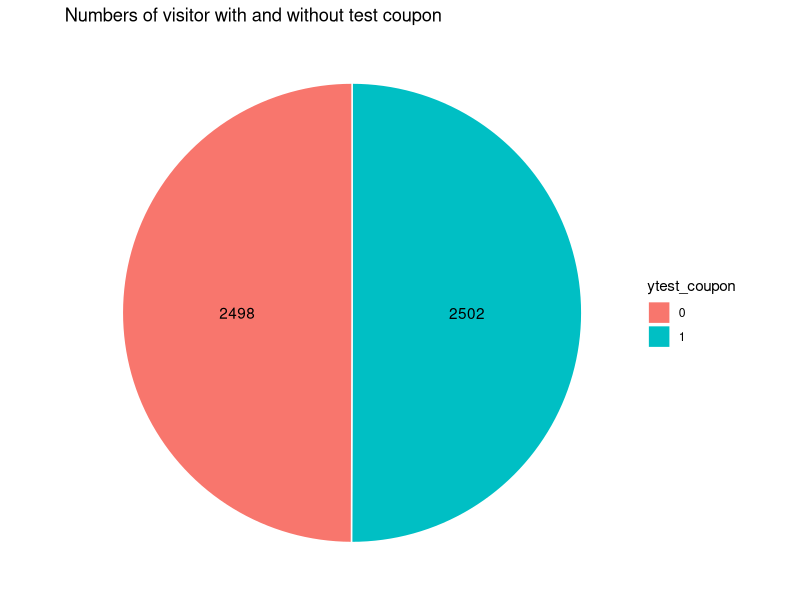
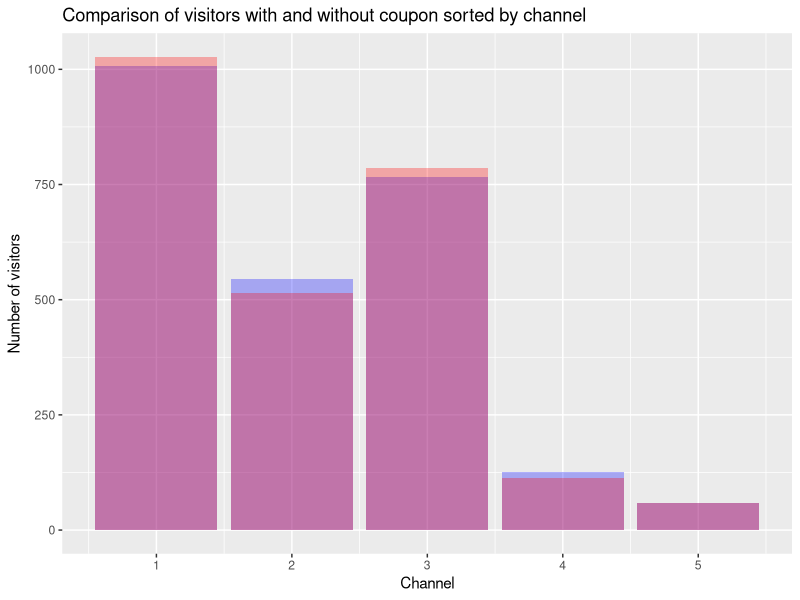
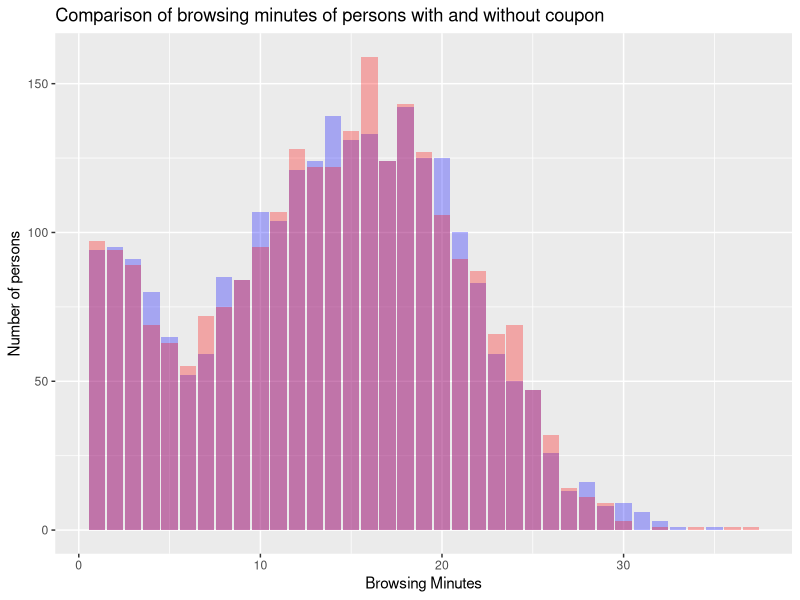
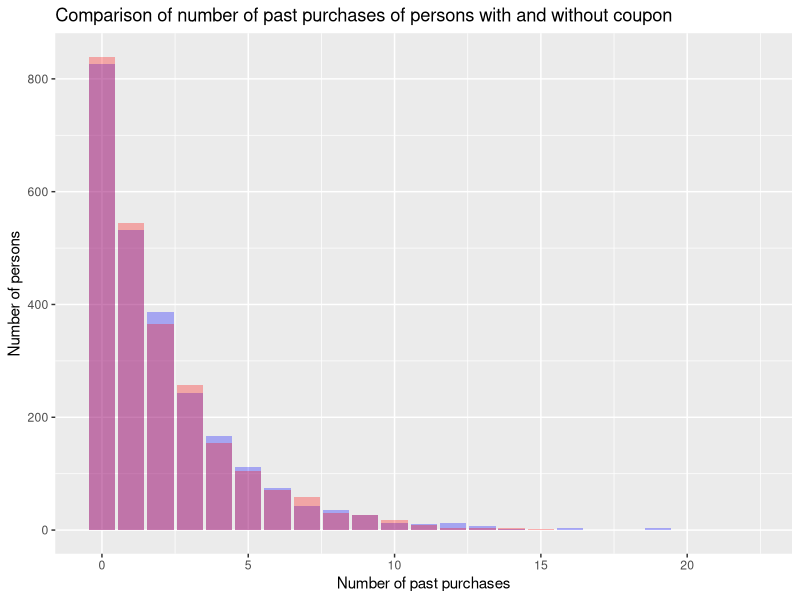
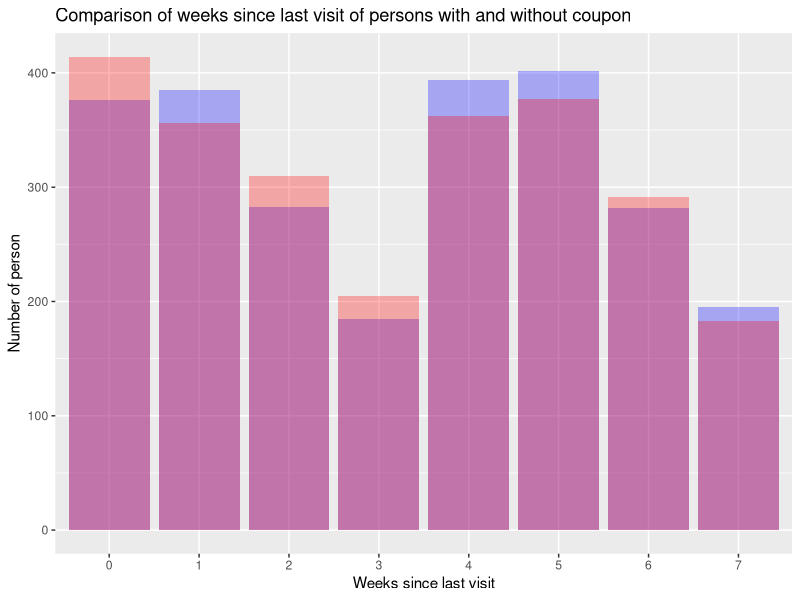
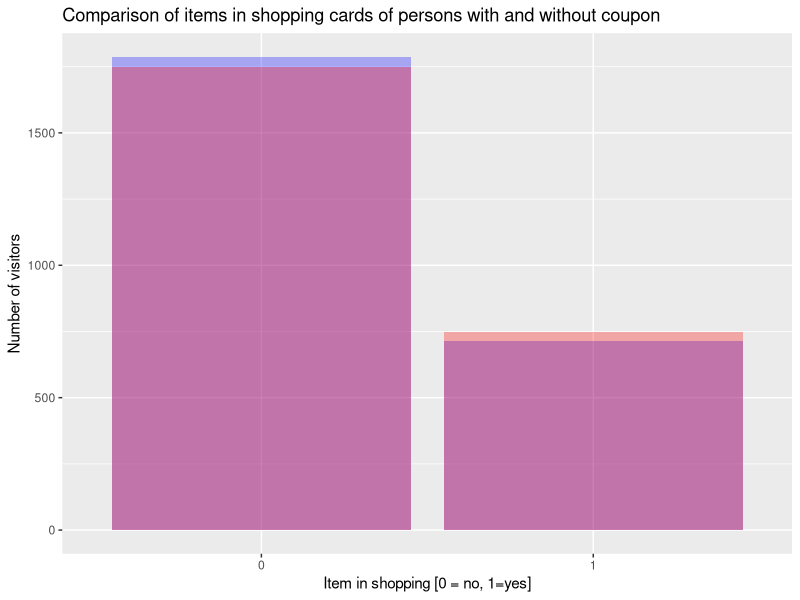
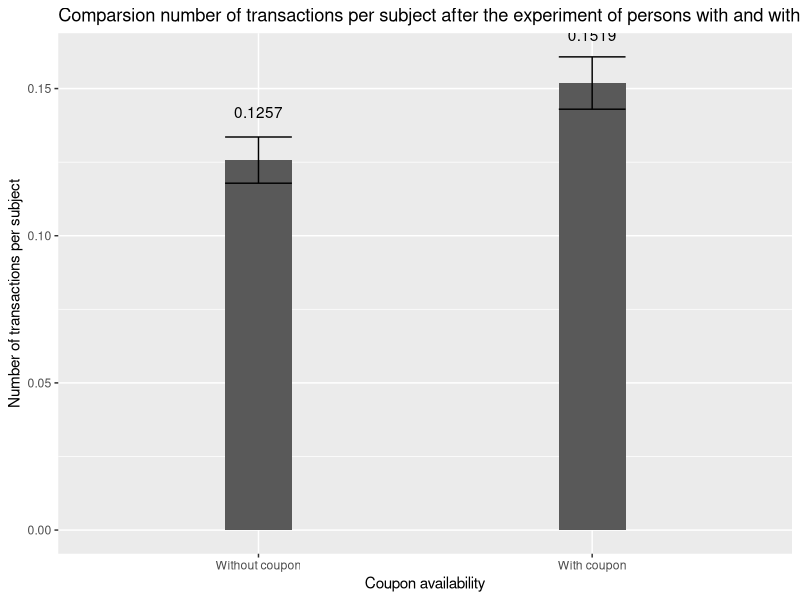
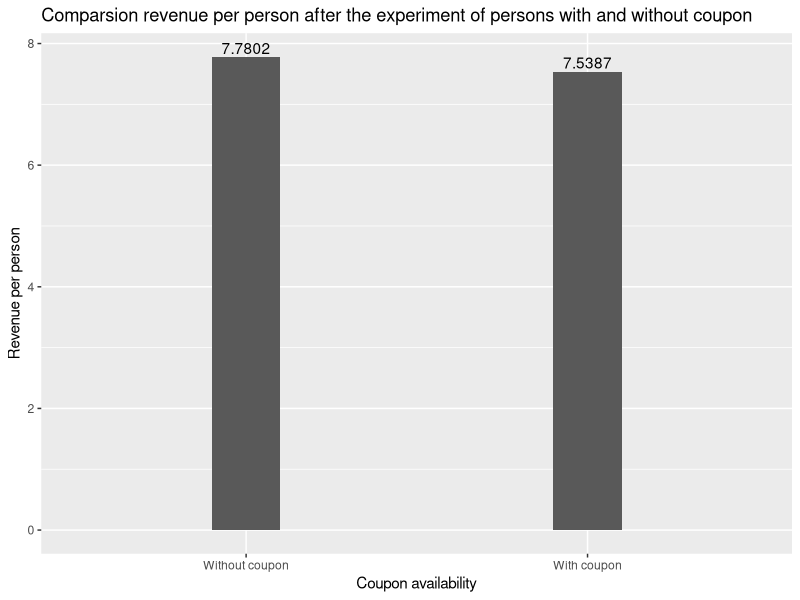

Recreate these plots in R, in order. (Note: this script raises an error after producing the figures.)
# install.packages("tidyverse")
# install.packages("plotrix")
# install.packages("psych")
# install.packages("ggplot2")
# install.packages("psych")
library(tidyverse)
library(plotrix)
library(psych)
library(ggplot2)
library(psych)
data <- read.csv("data.csv")

# -------------------------------------------------------------------------- #
# Task 1
# (check if manipulation was indeed random)

# Compare number of values in both test sets
data$ytest_coupon=factor(data$test_coupon)
data$yshopping_cart=factor(data$shopping_cart)
no_test_coupon <- data %>%
  group_by(ytest_coupon) %>%
  summarise(n = n())

no_test_coupon
no_test_coupon_pos <- no_test_coupon %>% 
  arrange(desc(ytest_coupon)) %>%
  mutate(lab.ypos = cumsum(n) - 0.5*n)
no_test_coupon_pos

ggplot(no_test_coupon_pos, aes(x="", y = n, fill = ytest_coupon)) + 
  geom_bar(width = 1, stat= "identity", color= "white") + 
  coord_polar("y", start = 0) + 
  geom_text(aes(y = lab.ypos, label=n), color= "black") + 
  theme_void() +
  ggtitle("Numbers of visitor with and without test coupon")


# Generate data-frames for plotting for coupon and no-coupon
data_coupon <- data %>% filter(test_coupon == 1)
data_no_coupon <- data %>% filter(test_coupon == 0)

# check for randomness in channel_acq
data_channel_acq <- data %>%
    group_by(test_coupon, channel_acq) %>%
    summarize(number = n())

ggplot(data, aes(x = channel_acq, fill = test_coupon)) +
    geom_bar(data = data_coupon, fill = "blue", alpha = 0.3) +
    geom_bar(data = data_no_coupon, fill = "red", alpha = 0.3) + 
    labs(title="Comparison of visitors with and without coupon sorted by channel", x = "Channel", y = "Number of visitors")

# Maybe relevant: wilcox.test(browsing_minutes ~ test_coupon, data = data)

# Check for randomness in browsing_minutes
data %>%
    group_by(test_coupon) %>%
    summarise(
      number = n(), 
      mean_browsing_minutes = mean(browsing_minutes),
      sd_browsing_minutes = sd(browsing_minutes), 
      std_browsing_minutes = std.error(browsing_minutes)
    )

describeBy(data$browsing_minutes, data$test_coupon)

ggplot(data, aes(x = browsing_minutes, fill = test_coupon)) +
    geom_bar(data = data_coupon, fill = "blue", alpha = 0.3) +
    geom_bar(data = data_no_coupon, fill = "red", alpha = 0.3) +
    labs(title="Comparison of browsing minutes of persons with and without coupon", x="Browsing Minutes", y="Number of persons")


# Check for randomness in num_past_purch
data %>%
    group_by(test_coupon) %>%
    summarize(
        number = n(), mean(num_past_purch),
        sd(num_past_purch), std.error(num_past_purch)
    )

describeBy(data$num_past_purch, data$test_coupon)

ggplot(data, aes(x = num_past_purch, fill = test_coupon)) +
    geom_bar(data = data_coupon, fill = "blue", alpha = 0.3) +
    geom_bar(data = data_no_coupon, fill = "red", alpha = 0.3) +
    labs(title="Comparison of number of past purchases of persons with and without coupon", x="Number of past purchases", y="Number of persons")


# Check for randomness spent_last_purchase
data %>%
    group_by(test_coupon) %>%
    summarize(
        number = n(), mean(spent_last_purchase),
        sd(spent_last_purchase), std.error(spent_last_purchase)
    )

describeBy(data$spent_last_purchase, data$test_coupon)

# Check for randomness in weeks_since_visit
data %>%
    group_by(test_coupon) %>%
    summarize(
        number = n(), mean(weeks_since_visit),
        sd(weeks_since_visit), std.error(weeks_since_visit)
    )

describeBy(data$weeks_since_visit, data$test_coupon)

ggplot(data, aes(x = factor(weeks_since_visit), fill = test_coupon)) +
    geom_bar(data = data_coupon, fill = "blue", alpha = 0.3) +
    geom_bar(data = data_no_coupon, fill = "red", alpha = 0.3) +
    labs(title="Comparison of weeks since last visit of persons with and without coupon", x="Weeks since last visit", y="Number of person")


# Check for shopping_cart
describeBy(data$shopping_cart, data$test_coupon)

ggplot(data, aes(x = factor(shopping_cart), fill = test_coupon)) +
  geom_bar(data = data_coupon, fill = "blue", alpha = 0.3) +
  geom_bar(data = data_no_coupon, fill = "red", alpha = 0.3) + 
  labs(title="Comparison of items in shopping cards of persons with and without coupon", x = "Item in shopping [0 = no, 1=yes]", y = "Number of visitors")


# -------------------------------------------------------------------------- #
# Task 2
# (Were they effective: Did it increase revenue or interactions?)

effects_of_coupon <- data %>%
    group_by(test_coupon) %>%
    summarize(
        number = n(), revenue_per_subject = sum(revenue_after) / n(),
        transactions_per_subject = sum(trans_after) / n(), error_rev=std.error(revenue_after), error_trans=std.error(trans_after)
    )

# Plot transactions_per_subject
plot_data <- data.frame(
    coupon = factor(c("Without coupon", "With coupon"),
        levels = c("Without coupon", "With coupon")
    ),
    transactions_per_subject = effects_of_coupon$transactions_per_subject,
    error_trans = effects_of_coupon$error_trans,
    error_rev = effects_of_coupon$error_rev
)
ggplot(plot_data, aes(x = coupon, y = transactions_per_subject)) +
    geom_bar(stat = "identity", width = 0.2) +
     geom_errorbar(aes(ymin = transactions_per_subject - error_trans,
        ymax = transactions_per_subject + error_trans), width = .2,
        position = position_dodge(.9)) +
    geom_text(aes(label=round(transactions_per_subject, digits=4)), position=position_dodge(width=0.9), vjust=-3.5)+
    labs(title="Comparsion number of transactions per subject after the experiment of persons with and without coupon", x="Coupon availability", y="Number of transactions per subject")

# Plot revenue_per_subject
plot_data <- data.frame(
    coupon = factor(c("Without coupon", "With coupon"),
        levels = c("Without coupon", "With coupon")
    ),
    revenue_per_subject = effects_of_coupon$revenue_per_subject
)
ggplot(plot_data, aes(x = coupon, y = revenue_per_subject)) +
    geom_bar(stat = "identity", width = 0.2) +
    geom_text(aes(label=round(revenue_per_subject, digits=4)), position=position_dodge(width=0.9), vjust=-0.25) +
    labs(title="Comparsion revenue per person after the experiment of persons with and without coupon", x="Coupon availability", y="Revenue per person")

# -------------------------------------------------------------------------- #
# Task 3
# a. What drives effect of the coupon?
# Q: Does the number of previous purchases impact the efficiency
# (the revenue per subject) of the coupon?
a <- data %>%
    group_by(test_coupon, num_past_purch) %>%
    summarize(
        number = n(), revenue_per_subject = sum(revenue_after) / n(),
        transactions_per_subject = sum(trans_after) / n(), 
        error_revenue = std.error(revenue_after),
        error_trans = std.error(trans_after)
    ) %>% filter(number >= 10 )
a$ytest_coupon = factor(a$test_coupon)
print(n = 100, a)
# A: Yes, it does. E

ggplot(a, aes(x = num_past_purch, y = revenue_per_subject, fill=ytest_coupon)) +
  geom_bar(stat="identity", color="black", position=position_dodge()) + 
  geom_errorbar(aes(ymin = revenue_per_subject - error_revenue,
        ymax = revenue_per_subject + error_revenue), width = .2,
        position = position_dodge(.9)) +
  labs(title="Revenue per subject with respect to past purchases and in comparison with and without coupon", x = "Number of past purchases", y = "Revenue per subect")


ggplot(a, aes(x = num_past_purch, y = transactions_per_subject, fill=ytest_coupon)) +
  geom_bar(stat="identity", color="black", position=position_dodge()) +
  geom_errorbar(aes(ymin = transactions_per_subject - error_trans,
      ymax = transactions_per_subject + error_trans), width = .2,
      position = position_dodge(.9)) +
  labs(title="Transaction per subject with respect to past purchases and in comparison with and without coupon", x = "Number of past purchases", y = "Transactions per subect")


b <- data %>%
    group_by(test_coupon, weeks_since_visit) %>%
    summarize(n(), revenue_per_subject = mean(revenue_after))
b
b$ytest_coupon = factor(b$test_coupon)

ggplot(b, aes(x = factor(weeks_since_visit), y = revenue_per_subject, fill=ytest_coupon)) +
  geom_bar(stat="identity", color="black", position=position_dodge()) +
  geom_text(aes(label=round(revenue_per_subject, digits=3)), position=position_dodge(width=0.9), vjust=-0.25) +
  labs(title="Revenue per subject with respect to weeks since last visit and in comparison with and without coupon", x = "Weeks since last visit", y = "Revenue per subect")


# Differences per channel
c <- data %>%
    group_by(test_coupon, channel_acq) %>%
    summarize(n(), revenue_per_subject = mean(revenue_after), transactions_per_subject = mean(trans_after))

c$ytest_coupon = factor(c$test_coupon)

ggplot(c, aes(x = channel_acq, y = revenue_per_subject, fill=ytest_coupon)) +
  geom_bar(stat="identity", color="black", position=position_dodge()) +
  geom_text(aes(label=round(revenue_per_subject, digits=3)), position=position_dodge(width=0.9), vjust=-0.25) + 
  labs(title="Revenue per subject with respect to channel acquisition and in comparison with and without coupon", x = "Channels", y = "Revenue per subect")

ggplot(c, aes(x = channel_acq, y = transactions_per_subject, fill=ytest_coupon)) +
  geom_bar(stat="identity", color="black", position=position_dodge()) +
  geom_text(aes(label=round(revenue_per_subject, digits=3)), position=position_dodge(width=0.9), vjust=-0.25) + 
  labs(title="Transactions per subject with respect to channel acquisition and in comparison with and without coupon", x = "Channels", y = "Transactions per subect")


# Rev&Trans -> NO for 1-search and 5-other (but 5-other has small n()),
# MINIMAL for 4-referral and YES for Social (2-facebook, 3-instagram)

# Shopping cart difference
shopping_cart <- data %>%
    group_by(shopping_cart, test_coupon) %>%
    summarize(number = n(), revenue_per_subject = mean(revenue_after),
    error = std.error(revenue_after), transactions = mean(trans_after))

ggplot(shopping_cart, aes(x = shopping_cart, y = revenue_per_subject, fill=factor(test_coupon))) +
  geom_bar(stat="identity", color="black", position=position_dodge()) +
  geom_errorbar(aes(ymin = revenue_per_subject - error,
        ymax = revenue_per_subject + error), width = .2,
        position = position_dodge(.9)) +
  labs(title="Revenue per subject with respect to shopping cart and in comparison with and without coupon", x = "Shopping cart (1) or not (0)", y = "Revenue per subect")

# Pervious spendings & Social media
## Facebook
facebook <- data %>%
    filter(channel_acq == 2) %>%
    group_by(num_past_purch, test_coupon) %>%
    summarize(number = n(), revenue_per_subject = mean(revenue_after),
    error_revenue = std.error(revenue_after), transactions_per_subject = mean(trans_after), error_trans = std.error(trans_after)) %>%
    filter(number >= 10)

facebook$ytest_coupon=factor(facebook$test_coupon)

ggplot(facebook, aes(x = num_past_purch, y = revenue_per_subject, fill=ytest_coupon)) +
  geom_bar(stat="identity", color="black", position=position_dodge()) +
  geom_errorbar(aes(ymin = revenue_per_subject - error_revenue,
        ymax = revenue_per_subject + error_revenue), width = .2,
        position = position_dodge(.9)) +
  labs(title="Revenue per subject with respect to facebook channel acquistion and in comparison with and without coupon", x = "Number of past purchases", y = "Revenue per subect")

ggplot(facebook, aes(x = num_past_purch, y = transactions_per_subject, fill=ytest_coupon)) +
  geom_bar(stat="identity", color="black", position=position_dodge()) +
  geom_errorbar(aes(ymin = transactions_per_subject - error_trans,
        ymax = transactions_per_subject + error_trans), width = .2,
        position = position_dodge(.9)) +
  labs(title="Transactions per subject with respect to facebook channel acquistion and in comparison with and without coupon", x = "Number of past purchases", y = "Transactions per subect")

## Instagram
instagram <- data %>%
    filter(channel_acq == 3) %>%
    group_by(num_past_purch, test_coupon) %>%
    summarize(number = n(), revenue_per_subject = mean(revenue_after),
    error_revenue = std.error(revenue_after), transactions_per_subject = mean(trans_after), error_trans= std.error(trans_after)) %>%
    filter(number >= 10)

instagram$ytest_coupon=factor(instagram$test_coupon)

ggplot(instagram, aes(x = num_past_purch, y = revenue_per_subject, fill=ytest_coupon)) +
  geom_bar(stat="identity", color="black", position=position_dodge()) +
  geom_errorbar(aes(ymin = revenue_per_subject - error_revenue,
        ymax = revenue_per_subject + error_revenue), width = .2,
        position = position_dodge(.9)) +
  labs(title="Revenue per subject with respect to instagram channel acquistion and in comparison with and without coupon", x = "Number of past purchases", y = "Revenue per subect")


ggplot(instagram, aes(x = num_past_purch, y = transactions_per_subject, fill=ytest_coupon)) +
  geom_bar(stat="identity", color="black", position=position_dodge()) +
  geom_errorbar(aes(ymin = transactions_per_subject - error_trans,
        ymax = transactions_per_subject + error_trans), width = .2,
        position = position_dodge(.9)) +
  labs(title="Transactions per subject with respect to instagram channel acquistion and in comparison with and without coupon", x = "Number of past purchases", y = "Transactions per subect")


## Referral
referral <- data %>%
    filter(channel_acq == 4) %>%
    group_by(num_past_purch, test_coupon) %>%
    summarize(number = n(), revenue_per_subject = mean(revenue_after),
    error_revenue = std.error(revenue_after), transactions_per_subject = mean(trans_after), error_trans=std.error(trans_after)) %>%
    filter(number >= 10)

referral$ytest_coupon=factor(referral$test_coupon)

ggplot(referral, aes(x = num_past_purch, y = revenue_per_subject, fill=ytest_coupon)) +
  geom_bar(stat="identity", color="black", position=position_dodge()) +
  geom_errorbar(aes(ymin = revenue_per_subject - error_revenue,
        ymax = revenue_per_subject + error_revenue), width = .2,
        position = position_dodge(.9)) +
  labs(title="Revenue per subject with respect to referral channel acquistion and in comparison with and without coupon", x = "Number of past purchases", y = "Revenue per subect")

ggplot(referral, aes(x = num_past_purch, y = revenue_transactions_per_subject, fill=ytest_coupon)) +
  geom_bar(stat="identity", color="black", position=position_dodge()) +
  geom_errorbar(aes(ymin = transactions_per_subject - error_trans,
        ymax = transactions_per_subject + error_trans), width = .2,
        position = position_dodge(.9)) +
  labs(title="Transactions per subject with respect to referral channel acquistion and in comparison with and without coupon", x = "Number of past purchases", y = "Transactions per subect")


## Other
other <- data %>%
    filter(channel_acq == 5) %>%
    group_by(num_past_purch, test_coupon) %>%
    summarize(number = n(), revenue_per_subject = mean(revenue_after),
    error_revenue = std.error(revenue_after), transactions_per_subject = mean(trans_after), error_trans=std.error(trans_after)) %>%
    filter(number >= 10)


other$ytest_coupon=factor(other$test_coupon)

ggplot(other, aes(x = num_past_purch, y = revenue_per_subject, fill=ytest_coupon)) +
  geom_bar(stat="identity", color="black", position=position_dodge()) +
  geom_errorbar(aes(ymin = revenue_per_subject - error_revenue,
        ymax = revenue_per_subject + error_revenue), width = .2,
        position = position_dodge(.9)) +
  labs(title="Revenue per subject with respect to other channel acquistion and in comparison with and without coupon", x = "Number of past purchases", y = "Revenue per subect")

ggplot(other, aes(x = num_past_purch, y = transactions_per_subject, fill=ytest_coupon)) +
  geom_bar(stat="identity", color="black", position=position_dodge()) +
  geom_errorbar(aes(ymin = transactions_per_subject - error_trans,
        ymax = transactions_per_subject + error_trans), width = .2,
        position = position_dodge(.9)) +
  labs(title="Transactions per subject with respect to other channel acquistion and in comparison with and without coupon", x = "Number of past purchases", y = "Transactions per subect")



# -> Facebook, Instagram with 0-2 past purchses
#    Referral only with 0 past purchases (but small sample size, high error)

data %>%
    group_by(test_coupon) %>%
    summarize(number = n(), revenue = mean(revenue_after),
    error = std.error(revenue_after), transactions = mean(trans_after))

# Previous transactions count -> Rev&Trans
trans_count <- data %>%
    group_by(num_past_purch, test_coupon) %>%
    summarize(number = n(), revenue = mean(revenue_after),
    error_revenue = std.error(revenue_after), transactions = mean(trans_after), 
    error_trans = std.error(trans_after)) %>%
    filter(number >= 10)


print(trans_count, n = 100)
# ---------------- Could be doubled
ggplot(trans_count, aes(fill = factor(test_coupon),
        y = revenue, x = factor(num_past_purch), group = test_coupon)) +
    geom_bar(position = "dodge", stat = "identity") +
    geom_errorbar(aes(ymin = revenue - error_revenue,
        ymax = revenue + error_revenue), width = .2,
        position = position_dodge(.9)) + 
    labs(title="Revenue per subject with respect to number of past purchases and in comparison with and without coupon", x = "Number of past purchases", y = "Revenue per subect")


ggplot(trans_count, aes(fill = factor(test_coupon),
        y = transactions, x = factor(num_past_purch), group = test_coupon)) +
    geom_bar(position = "dodge", stat = "identity") +
    geom_errorbar(aes(ymin = transactions - error_trans,
        ymax = transactions + error_trans), width = .2,
        position = position_dodge(.9)) + 
    labs(title="Transactions per subject with respect to number of past purchases and in comparison with and without coupon", x = "Number of past purchases", y = "Transactions per subect")
# --------------------
# Google vs. Facebook with shopping cart

shopping_cart_full <- data %>%
    group_by(shopping_cart, test_coupon) %>%
    summarize(number = n(), revenue = mean(revenue_after),
    error_revenue = std.error(revenue_after), transactions = mean(trans_after), 
    error_trans = std.error(trans_after)) %>%
    filter(number >= 10)

head(shopping_cart_full)

ggplot(shopping_cart_full, aes(fill = factor(test_coupon),
        y = revenue, x = shopping_cart, group = test_coupon)) +
    geom_bar(position = "dodge", stat = "identity") +
    geom_errorbar(aes(ymin = revenue - error_revenue,
        ymax = revenue + error_revenue), width = .2,
        position = position_dodge(.9)) + 
    labs(title="Revenues of persons with items in shopping carts with and without coupon", x = "Item in shopping [0 = no, 1=yes]", y = "Revenue per subject")


ggplot(shopping_cart_full, aes(fill = factor(test_coupon),
        y = transactions, x = shopping_cart, group = test_coupon)) +
    geom_bar(position = "dodge", stat = "identity") +
    geom_errorbar(aes(ymin = transactions - error_trans,
        ymax = transactions + error_trans), width = .2,
        position = position_dodge(.9)) +
    labs(title="Transactions of persons with items in shopping carts with and without coupon", x = "Item in shopping [0 = no, 1=yes]", y = "Transactions per subject")

shopping_cart_fb <- data %>%
    filter(channel_acq == 2) %>%
    group_by(shopping_cart, test_coupon) %>%
    summarize(number = n(), revenue = mean(revenue_after),
    error_revenue = std.error(revenue_after), transactions = mean(trans_after), 
    error_trans = std.error(trans_after)) %>%
    filter(number >= 10)

shopping_cart_ig <- data %>%
    filter(channel_acq == 3) %>%
    group_by(shopping_cart, test_coupon) %>%
    summarize(number = n(), revenue = mean(revenue_after),
    error_revenue = std.error(revenue_after), transactions = mean(trans_after), 
    error_trans = std.error(trans_after)) %>%
    filter(number >= 10)

shopping_cart_google <- data %>%
    filter(channel_acq == 1) %>%
    group_by(shopping_cart, test_coupon) %>%
    summarize(number = n(), revenue = mean(revenue_after),
    error_revenue = std.error(revenue_after), transactions = mean(trans_after), 
    error_trans = std.error(trans_after)) %>%
    filter(number >= 10)

shopping_cart_ref <- data %>%
    filter(channel_acq == 4) %>%
    group_by(shopping_cart, test_coupon) %>%
    summarize(number = n(), revenue = mean(revenue_after),
    error_revenue = std.error(revenue_after), transactions = mean(trans_after), 
    error_trans = std.error(trans_after)) %>%
    filter(number >= 10)

# => For Facebook only with item in shopping cart,
#  Instagram regardless of the shopping cart,
#  revenue increases for the coupon

# Weeks since visit => No difference in itself

time_past <- data %>%
    group_by(weeks_since_visit, test_coupon) %>%
    summarize(number = n(), revenue = mean(revenue_after),
    error_revenue = std.error(revenue_after), transactions = mean(trans_after), 
    error_trans = std.error(trans_after)) %>%
    filter(number >= 10)

print(time_past, n=100)

ggplot(time_past, aes(fill = factor(test_coupon),
        y = revenue, x = weeks_since_visit, group = test_coupon)) +
    geom_bar(position = "dodge", stat = "identity") +
    geom_errorbar(aes(ymin = revenue - error_revenue,
        ymax = revenue + error_revenue), width = .2,
        position = position_dodge(.9))

# Browsing Minutes => Few minutes better for coupon but high error

time_spent <- data %>%
    mutate(ints = cut(browsing_minutes, breaks = 11)) %>%
    group_by(ints, test_coupon) %>%
    summarize(number = n(), revenue = mean(revenue_after),
    error_revenue = std.error(revenue_after), transactions = mean(trans_after), 
    error_trans = std.error(trans_after)) %>%
    filter(number >= 50)

print(time_spent, n=100)

ggplot(time_spent, aes(fill = factor(test_coupon),
        y = revenue, x = ints, group = test_coupon)) +
    geom_bar(position = "dodge", stat = "identity") +
    geom_errorbar(aes(ymin = revenue - error_revenue,
        ymax = revenue + error_revenue), width = .2,
        position = position_dodge(.9))

# b. Is it relevant for everyone or just for a specific target group?
#    Difference between channels or customers?
# RESULT:
# Target Facebook, Instagram and Referral with Shopping cart or 0-2 past purchases, not-target google or other at all

# BUT: This leads to discrimination
# -------------------------------------------------------------------------- #
# Task 4
# a. Which of the new customers should recieve a coupon
# (IG and Shopping Cart) or (0-2 past purchases) or FB

# Group#1: YES / YES

data %>%
    filter((((channel_acq == 3 & shopping_cart == 1) |  channel_acq == 2) & num_past_purch < 3) & test_coupon == 1) %>%
    summarize(n(), mean(revenue_after), std.error(revenue_after))

# Group#2: NO / NO

data %>%
    filter(!((((channel_acq == 3 & shopping_cart == 1) |  channel_acq == 2) & num_past_purch < 3)) & test_coupon == 0) %>%
    summarize(n(), mean(revenue_after), std.error(revenue_after))

# Group didn't recieve a coupon

control_cust_data <- data %>%
    filter(test_coupon == 0) %>%
    summarize(n(), mean_revenue = mean(revenue_after), std.error(revenue_after))

# Group #1 + #2 (with AND num_past_purch  < 3)

chosen_cust_data <- data %>%
    filter(((((channel_acq == 3 & shopping_cart == 1) |  channel_acq == 2) & num_past_purch < 3) & test_coupon == 1) |
        (!((((channel_acq == 3 & shopping_cart == 1) |  channel_acq == 2) & num_past_purch < 3)) & test_coupon == 0)) %>%
    summarize(n(), mean_revenue = mean(revenue_after), std.error(revenue_after))

# Group #1 + #2 (with OR num_past_purch  < 3)

data %>%
    filter(((((channel_acq == 3 & shopping_cart == 1) |  channel_acq == 2) | num_past_purch < 3) & test_coupon == 1) |
        (!((((channel_acq == 3 & shopping_cart == 1) |  channel_acq == 2) | num_past_purch < 3)) & test_coupon == 0)) %>%
    summarize(n(), mean(revenue_after), std.error(revenue_after))

# Previous test without proper coupon consideration

# data %>%
#     filter(((channel_acq == 3 & shopping_cart == 1) |  channel_acq == 2)) %>%
#     summarize(n(), mean(revenue_after), std.error(revenue_after))

# data %>%
#     filter(!(((channel_acq == 3 & shopping_cart == 1) |  channel_acq == 2))) %>%
#     summarize(n(), mean(revenue_after), std.error(revenue_after))

# b. By how much in terms of revenue increase would this campaign be effective
# if those cust. were targeted

increase <- chosen_cust_data$mean_revenue / control_cust_data$mean_revenue
print(increase)

# => Mean revenue increased by 9.7%

# -------------------------------------------------------------------------- #
# Task 5
# Is there discrimination when using the strategy
# Female / male with shopping carts
# Facebook&Instagram with minority

# Hint: Include Error-bars of standard error / deviation
# Submit to scheibehenne@kit.edu, use a .ppt and put your names on it
# Results from discussion:
# revenue with coupons got worse

data_new_campaign <- read.csv("data_new_campaign.csv")


# What do we learn from the  demographics data?
# Which groups use which channel?
channel_acq_gender <- data_new_campaign %>%
  group_by(channel_acq, non_male) %>%
  summarize(n = n())

channel_acq_gender

ggplot(channel_acq_gender, aes(x = channel_acq, y = n, fill=factor(non_male))) +
  geom_bar(stat="identity", color="black", position=position_dodge()) +
  geom_text(aes(label=n), position=position_dodge(width=0.9), vjust=-0.25) +
  labs(title="Comparison acquisiton channel with respect to gender", x = "Acquistion Channel", y = "Number of subjects")


channel_acq_minority <- data_new_campaign %>%
  group_by(channel_acq, minority) %>%
  summarize(n = n())


ggplot(channel_acq_minority, aes(x = channel_acq, y = n, fill=factor(minority))) +
  geom_bar(stat="identity", color="black", position=position_dodge()) +
  geom_text(aes(label=n), position=position_dodge(width=0.9), vjust=-0.25) +
  labs(title="Comparison acquisiton channel with respect to minority", x = "Acquistion Channel", y = "Number of subjects")



# Which groups have items in the shopping cart?
shopping_cart_gender <- data_new_campaign %>%
  group_by(shopping_cart, non_male) %>%
  summarize(n = n())

ggplot(shopping_cart_gender, aes(x = factor(shopping_cart), y = n, fill=factor(non_male))) +
  geom_bar(stat="identity", color="black", position=position_dodge()) +
  geom_text(aes(label=n), position=position_dodge(width=0.9), vjust=-0.25) +
  labs(title="Comparison of items in shopping cart with respect to gender", x = "Item in shopping cart [0=no, 1=yes]", y = "Number of subjects")


shopping_cart_minority <- data_new_campaign %>%
  group_by(shopping_cart, minority) %>%
  summarize(n = n())

ggplot(shopping_cart_minority, aes(x = factor(shopping_cart), y = n, fill=factor(minority))) +
  geom_bar(stat="identity", color="black", position=position_dodge()) +
  geom_text(aes(label=n), position=position_dodge(width=0.9), vjust=-0.25) +
  labs(title="Comparison of items in shopping cart with respect to minority", x = "Item in shopping cart [0=no, 1=yes]", y = "Number of subjects")




# apply our filter on the new campaign data
data_new_campaign <- data_new_campaign %>%
    mutate(new_coupon = if_else(((channel_acq == 3 & shopping_cart == 1) |  channel_acq == 2) & num_past_purch < 3, 1, 0))

# Check for number in males/females and minorities in overall and in filtered set
campaign_gender <- data_new_campaign %>%
  group_by(new_coupon, non_male) %>%
  summarize(n = n())


ggplot(campaign_gender, aes(x = factor(new_coupon), y = n, fill=factor(non_male))) +
  geom_bar(stat="identity", color="black", position=position_dodge()) +
  geom_text(aes(label=n), position=position_dodge(width=0.9), vjust=-0.25) +
  labs(title="Comparison of gender distribution in persons with coupon", x = "Person received coupon [0=no, 1=yes]", y = "Number of subjects")




campaign_minority <- data_new_campaign %>%
  group_by(new_coupon, minority) %>%
  summarize(n = n())

ggplot(campaign_minority, aes(x = factor(new_coupon), y = n, fill=factor(minority))) +
  geom_bar(stat="identity", color="black", position=position_dodge()) +
  geom_text(aes(label=n), position=position_dodge(width=0.9), vjust=-0.25) +
  labs(title="Comparison of minority distribution in persons with coupon", x = "Person received coupon [0=no, 1=yes]", y = "Number of subjects")


# Check for number in males/females in overall and in filtered set
customers_with_coupon_new_campaign = data_new_campaign %>%
  filter(((channel_acq == 3 & shopping_cart == 1) |  channel_acq == 2) & num_past_purch < 3)

# Annes plot
new_camp_with_coupon <- customers_with_coupon_new_campaign %>%
  group_by(non_male) %>%
  summarize(n = n(), portion=n()/count(customers_with_coupon_new_campaign))

new_camp_with_coupon
new_camp_with_coupon$filter=c("With coupon", "With coupon")
new_camp_with_coupon

new_camp_all <- data_new_campaign %>%
  group_by(non_male) %>%
  summarize(n = n(), portion=n()/count(data_new_campaign))

new_camp_all
new_camp_all$filter=c("All", "All")

join <- rbind(new_camp_all, new_camp_with_coupon)
join
join$gender=c("male", "non male", "male", "non male")
join

ggplot(join, aes(x = gender, y = portion$n, fill=filter)) +
  geom_bar(stat="identity", color="black", position=position_dodge()) +
  geom_text(aes(label=round(portion$n, digits=3)), position=position_dodge(width=0.9), vjust=-0.25) + 
  labs(title="Portion of male or non male with and without coupon filter", x = "Gender", y = "Portion")


# Leons plots

plot_state <- data_new_campaign %>%
    group_by(state) %>%
    summarize(with_coupon = sum(new_coupon)/n(), minority = sum(minority)/n())  %>%
    gather(factor, value, 2:3)

plot_state

plot_new_coupon <- data_new_campaign %>%
    group_by(new_coupon) %>%
    summarize(perc_non_male = sum(non_male)/n()*100, perc_minority = sum(minority)/n()*100) %>%
    gather(factor, value, 2:3)

ggplot(plot_new_coupon, aes(fill = factor(new_coupon),
        y = value, x = factor, group = new_coupon)) +
    geom_text(aes(label=round(value, digits=2)), position=position_dodge(width=0.9), vjust=-0.25) + 
    geom_bar(position = "dodge", color="black", stat = "identity")+
    labs(title="Comparison of gender and minority characteristics with and without coupon", x="Gender and Minority", y="Percentage of persons")

# => Plot Ohne und mit coupon 
# Müsste das nicht der Plot: alle und mit coupon  

ggplot(plot_state, aes(x=factor(state), y=value, fill=factor)) +
  geom_bar(position = "dodge", stat = "identity") +
  labs(title="Comparison of coupon allocation with regards to minorities in states", x="States", y="Proportion of coupons and minority")

# => Minorities get excluded disproportionally
# => Non-male get slighly excluded from coupon
# => States with minorities get excluded, 
# => States (although unopinionated on the surface) 
#       are a discriminatory factor as well



# Annes Plots (might be sorted in or removed in the end)

data$ytest_coupon=factor(data$test_coupon)
data$yshopping_cart=factor(data$shopping_cart)
data_channel_acq <- data %>%
    group_by(test_coupon, channel_acq) %>%
    summarize(n = n())
data_channel_acq$ytest_coupon=factor(data_channel_acq$test_coupon)

# --- Grouped Bar Plot --- #
ggplot(data_channel_acq, aes(x = channel_acq, y = n, fill=ytest_coupon)) +
  geom_bar(stat="identity", color="black", position=position_dodge()) +
  geom_text(aes(label=n), position=position_dodge(width=0.9), vjust=-0.25) +
  labs(title="Comparison of visitors with and without coupon sorted by channel", x = "Channel", y = "Number of visitors")

# --- Boxplot Browsing Minutes --- #
ggplot(data, aes(x = ytest_coupon, y = browsing_minutes, fill = ytest_coupon)) +
  geom_boxplot() + 
  stat_summary(fun.y=mean, geom="point", shape=20, size=7, color="red", fill="red") +
  labs(title="Boxplot browsing minutes with and without test coupon", x="Test coupon", y="Browsing Minutes")

data_browing_minutes <- data %>%
  group_by(test_coupon, browsing_minutes) %>%
  summarize(n = n())

data_browing_minutes
data_browing_minutes$ytest_coupon=factor(data_browing_minutes$test_coupon)

ggplot(data_browing_minutes, aes(x = browsing_minutes, y = n, fill=ytest_coupon)) +
  geom_bar(stat="identity", color="black", position=position_dodge()) +
  geom_text(aes(label=n), position=position_dodge(width=0.9), vjust=-0.25) +
  labs(title="Comparison of visitors with and without coupon sorted by channel", x = "Channel", y = "Number of visitors")

# --- Boxplot Number of past purchases --- #
ggplot(data, aes(x = ytest_coupon, y = num_past_purch, fill = ytest_coupon)) +
  geom_boxplot() + 
  stat_summary(fun=mean, geom="point", shape=20, size=7, color="red", fill="red") +
  labs(title="Number of past purchases with and without test coupon", x="Test coupon", y="Number of past purchases")


ggplot(data, aes(x = ytest_coupon, y = spent_last_purchase, fill = ytest_coupon)) +
  geom_boxplot() + 
  stat_summary(fun.y=mean, geom="point", shape=20, size=7, color="red", fill="red") +
  labs(title="Boxplot comparison money spent during last purchase with and without test coupon", x="Test coupon", y="Money spent during last purchase")
